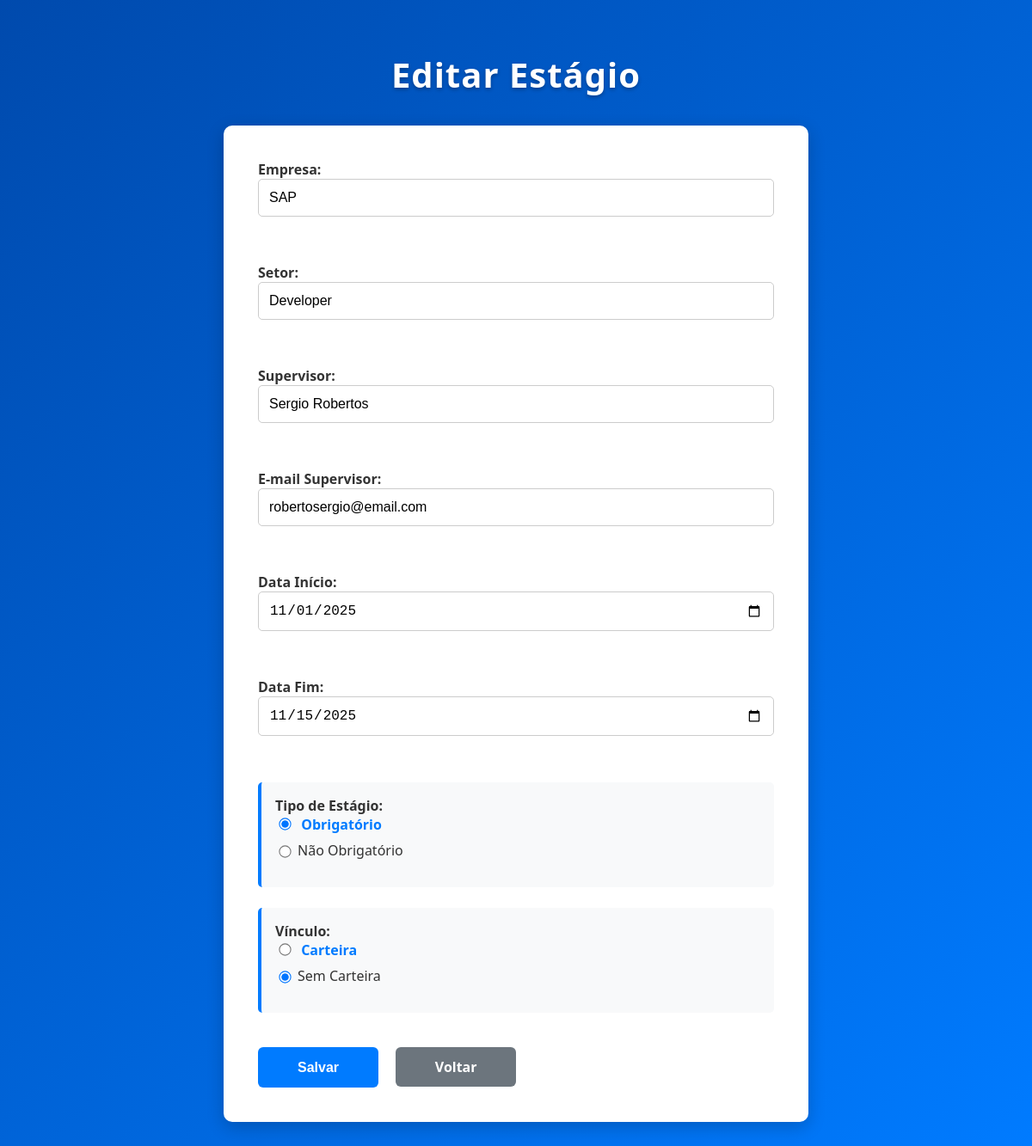
The app's page /editar.php?idEstagio=64 with its own data.
### tables this page shows
CREATE TABLE `estagio` (
  `idEstagio` int(11) NOT NULL,
  `nome` varchar(255) NOT NULL,
  `dataInicio` date NOT NULL,
  `dataFim` date NOT NULL,
  `empresa` varchar(255) NOT NULL,
  `setorEmpresa` varchar(255) NOT NULL,
  `vinculoTrabalhista` tinyint(1) NOT NULL,
  `nomeSupervisor` varchar(255) NOT NULL,
  `obrigatorio` tinyint(1) NOT NULL,
  `emailSupervisor` varchar(255) NOT NULL,
  `idAluno` int(11) NOT NULL,
  `idProfessor` int(11) NOT NULL,
  `status` int(10) NOT NULL,
  `professor` varchar(200) NOT NULL
);

### bd/MySQL.php (called while the page is built, shortened)
<?php
class MySQL{
	private $connection;
	public function __construct(){
		try {
			$this->connection = new \mysqli(HOST, USUARIO, SENHA, BANCO);
			$this->connection->query("CREATE DATABASE IF NOT EXISTS " . BANCO);
			$this->connection->select_db(BANCO);
			$this->connection->set_charset("utf8");
		} catch (Exception $e) {
			error_log("Erro na conexão MySQL: " . $e->getMessage());
			throw $e;
		}
	}
	public function consulta($sql){
		try {
			$result = $this->connection->query($sql);
			$data = array();
			while($item = mysqli_fetch_array($result, MYSQLI_ASSOC)){
				$data[] = $item;
			}
			return $data;
		} catch (Exception $e) {
			error_log("Erro ao consultar: " . $e->getMessage());
			throw $e;
		}
	}
	}
?>

### classes/Estagio.php (called while the page is built, shortened)
<?php
require_once __DIR__."/../bd/MySQL.php";
class Estagio{
    private $dataInicio;
    private $dataFim;
    private $empresa;
    private $setorEmpresa;
    private $vinculoTrabalhista;
    private $obrigatorio;
    private $nameSupervisor;
    private $emailSupervisor;
    private $status;
    public function __construct($name = '', $dataInicio = null, $dataFim = null,
        $empresa = '', $setorEmpresa = '', $vinculoTrabalhista = 0,
        $obrigatorio = 0, $nameSupervisor = '', $emailSupervisor = '',
        $professor = '', $idAluno = null, $idProfessor = null, $status = 1){
        $this->dataInicio = $dataInicio;
        $this->dataFim = $dataFim;
        $this->empresa = $empresa;
        $this->setorEmpresa = $setorEmpresa;
        $this->vinculoTrabalhista = $vinculoTrabalhista;
        $this->obrigatorio = $obrigatorio;
        $this->nameSupervisor = $nameSupervisor;
        $this->emailSupervisor = $emailSupervisor;
        $this->status = $status;
    }
    public function getDataInicio(){
        return $this->dataInicio;
    }
    public function getDataFim(){
        return $this->dataFim;
    }
    public function getEmpresa(){
        return $this->empresa;
    }
    public function getSetorEmpresa(){
        return $this->setorEmpresa;
    }
    public function isVinculoTrabalhista(){
        return $this->vinculoTrabalhista;
    }
    public function isObrigatorio(){
        return $this->obrigatorio;
    }
    public function getNameSupervisor(){
        return $this->nameSupervisor;
    }
    public function getEmailSupervisor(){
        return $this->emailSupervisor;
    }
    public static function find($idEstagio):Estagio{
        $conexao = new MySQL();
        $sql = "SELECT e.*, u.nome AS nomeProfessor FROM estagio e LEFT JOIN usuario u ON e.idProfessor = u.idUsuario WHERE e.idEstagio = {$idEstagio} LIMIT 1";
        $resultado = $conexao->consulta($sql);
        $row = $resultado[0];
        $profNome = $row['nomeProfessor'] ?? '';
        $e = new Estagio(
            $row['nome'] ?? '',
            $row['dataInicio'] ?? null,
            $row['dataFim'] ?? null,
            $row['empresa'] ?? '',
            $row['setorEmpresa'] ?? '',
            $row['vinculoTrabalhista'] ?? 0,
            $row['obrigatorio'] ?? 0,
            $row['nomeSupervisor'] ?? '',
            $row['emailSupervisor'] ?? '',
            $profNome,
            $row['idAluno'] ?? null,
            $row['idProfessor'] ?? null
        );
        $e->setIdEstagio($row['idEstagio'] ?? null);
        $e->setStatus($row['status'] ?? 1);
        return $e;
    }
    public function setStatus($status): void{
        $this->status = $status;
    }
    public function isFinalizado(): bool{
        return intval($this->status) === self::STATUS_FINALIZADO;
    }
}

### editar.php (the view, shortened to what this page needs)
<?php
require_once __DIR__ . '/classes/Estagio.php';
$estagio = null;
if(isset($_GET['idEstagio'])){
     $id = intval($_GET['idEstagio']);
     $estagio = Estagio::find($id);
}
?>
<!DOCTYPE html>
<html lang="pt-br">
<head>
     <link rel="stylesheet" href="styles/cadastro.css">
</head>
<body>
     <h1>Editar Estágio</h1>
     <?php if(!$estagio): ?>
          <p>Nenhum estágio selecionado. <a href="listagem.php">Voltar à lista</a></p>
     <?php else: ?>
          <?php if($estagio->isFinalizado()): ?>
               <p>Este estágio está finalizado e encontra-se inativo no sistema. Você não pode editar suas informações.</p>
               <ul>
                    <li>Empresa: <?= htmlspecialchars($estagio->getEmpresa()) ?></li>
                    <li>Período: <?= htmlspecialchars($estagio->getDataInicio()) ?> - <?= htmlspecialchars($estagio->getDataFim()) ?></li>
                    <li>Setor: <?= htmlspecialchars($estagio->getSetorEmpresa()) ?></li>
                    <li>Supervisor: <?= htmlspecialchars($estagio->getNameSupervisor()) ?> (<?= htmlspecialchars($estagio->getEmailSupervisor()) ?>)</li>
               </ul>
               <a href="listagem.php">Voltar à lista</a>
          <?php else: ?>
               <form method="post" action="editar.php">
                    <label>Empresa: <input type="text" name="nomeEmpresa" value="<?= htmlspecialchars($estagio->getEmpresa()) ?>"></label><br>
                    <label>Setor: <input type="text" name="setor" value="<?= htmlspecialchars($estagio->getSetorEmpresa()) ?>"></label><br>
                    <label>Supervisor: <input type="text" name="nomeSupervisor" value="<?= htmlspecialchars($estagio->getNameSupervisor()) ?>"></label><br>
                    <label>E-mail Supervisor: <input type="email" name="emailSupervisor" value="<?= htmlspecialchars($estagio->getEmailSupervisor()) ?>"></label><br>
                    <label>Data Início: <input type="date" name="dataInicio" value="<?= htmlspecialchars($estagio->getDataInicio()) ?>" required></label><br>
                    <label>Data Fim: <input type="date" name="dataFim" value="<?= htmlspecialchars($estagio->getDataFim()) ?>" required></label><br>
                    <label>Tipo de Estágio:
                         <label><input type="radio" name="estagioTipo" value="1" <?= $estagio->isObrigatorio() ? 'checked' : '' ?>> Obrigatório</label>
                         <label><input type="radio" name="estagioTipo" value="0" <?= !$estagio->isObrigatorio() ? 'checked' : '' ?>> Não Obrigatório</label>
                    </label>
                    <label>Vínculo:
                         <label><input type="radio" name="vinculo" value="1" <?= $estagio->isVinculoTrabalhista() ? 'checked' : '' ?>> Carteira</label>
                         <label><input type="radio" name="vinculo" value="0" <?= !$estagio->isVinculoTrabalhista() ? 'checked' : '' ?>> Sem Carteira</label>
                    </label>
                    <button type="submit" name="save">Salvar</button>
                    <a href="listagem.php">Voltar</a>
               </form>
          <?php endif; ?>
     <?php endif; ?>
</body>
</html>

### styles/cadastro.css (style rules this page uses)
body { font-family: 'Segoe UI', Tahoma, Geneva, Verdana, sans-serif; background: linear-gradient(135deg, #004aad, #007bff); min-height: 100vh; margin: 0; padding: 2rem 1rem; color: #333; }
h1 { text-align: center; color: #fff; font-size: 2.5rem; letter-spacing: 1px; margin-bottom: 2rem; text-shadow: 0 2px 4px rgba(0, 0, 0, 0.3); }
form { background-color: #fff; padding: 2.5rem; border-radius: 10px; box-shadow: 0 6px 20px rgba(0, 0, 0, 0.2); max-width: 600px; margin: 0 auto; }
label { display: block; font-weight: 600; margin-bottom: 0.5rem; color: #333; font-size: 1rem; }
input[type="text"], input[type="email"], input[type="date"] { width: 100%; padding: 0.75rem; border: 1px solid #ccc; border-radius: 5px; font-size: 1rem; transition: border-color 0.3s ease, box-shadow 0.3s ease; box-sizing: border-box; margin-bottom: 1.5rem; }
label > label { display: inline-flex; align-items: center; margin-right: 2rem; margin-bottom: 1rem; font-weight: normal; cursor: pointer; }
input[type="radio"] { margin-right: 0.5rem; transform: scale(1.1); }
label:has(> label) { background-color: #f8f9fa; padding: 1rem; border-radius: 5px; margin-bottom: 1.5rem; border-left: 4px solid #007bff; }
label:has(> label) > label:first-child { font-weight: 600; color: #007bff; margin-bottom: 0.5rem; display: block; }
button { background-color: #007bff; color: #fff; padding: 0.9rem 2rem; font-weight: bold; font-size: 1rem; border: none; border-radius: 6px; cursor: pointer; transition: all 0.3s ease; margin-right: 1rem; min-width: 140px; text-align: center; display: inline-block; box-sizing: border-box; }
a { background-color: #007bff; color: #fff; padding: 0.9rem 2rem; font-weight: bold; font-size: 1rem; border: none; border-radius: 6px; cursor: pointer; transition: all 0.3s ease; margin-right: 1rem; min-width: 140px; text-align: center; display: inline-block; box-sizing: border-box; text-decoration: none; }
form > button:last-child, form > a:last-child { margin-top: 1rem; }
form, ul, p { animation: fadeIn 0.5s ease-in-out; }
a[href="listagem.php"] { background-color: #6c757d; color: white; text-decoration: none; padding: 0.75rem 1.5rem; border-radius: 6px; display: inline-block; transition: all 0.3s ease; font-weight: 600; margin-top: 1rem; }

### records on screen
estagio: nomeEmpresa "SAP", setor "Developer", nomeSupervisor "Sergio Robertos", emailSupervisor "robertosergio@email.com", dataInicio "11/01/2025", dataFim "11/15/2025", obrigatorio "☑ Tipo de Estágio: Obrigatório", obrigatorio "☐ Não Obrigatório", vinculoTrabalhista "☐ Vínculo: Carteira Sem Carteir", vinculoTrabalhista "☑ Sem Carteira"
